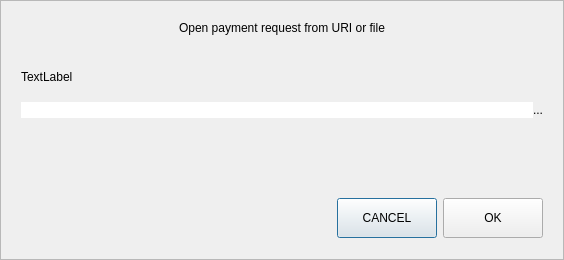
<?xml version="1.0" encoding="UTF-8"?>
<ui version="4.0">
 <class>OpenURIDialog</class>
 <widget class="QDialog" name="OpenURIDialog">
  <property name="geometry">
   <rect>
    <x>0</x>
    <y>0</y>
    <width>564</width>
    <height>260</height>
   </rect>
  </property>
  <property name="windowTitle">
   <string>Open URI</string>
  </property>
  <layout class="QVBoxLayout" name="verticalLayout">
   <property name="spacing">
    <number>0</number>
   </property>
   <property name="leftMargin">
    <number>0</number>
   </property>
   <property name="topMargin">
    <number>0</number>
   </property>
   <property name="rightMargin">
    <number>0</number>
   </property>
   <property name="bottomMargin">
    <number>0</number>
   </property>
   <item>
    <widget class="QFrame" name="frame">
     <property name="frameShape">
      <enum>QFrame::StyledPanel</enum>
     </property>
     <property name="frameShadow">
      <enum>QFrame::Raised</enum>
     </property>
     <layout class="QVBoxLayout" name="verticalLayout_2">
      <property name="spacing">
       <number>5</number>
      </property>
      <property name="leftMargin">
       <number>20</number>
      </property>
      <property name="topMargin">
       <number>20</number>
      </property>
      <property name="rightMargin">
       <number>20</number>
      </property>
      <property name="bottomMargin">
       <number>16</number>
      </property>
      <item>
       <widget class="QLabel" name="labelTitle">
        <property name="text">
         <string>Open payment request from URI or file</string>
        </property>
        <property name="alignment">
         <set>Qt::AlignCenter</set>
        </property>
       </widget>
      </item>
      <item>
       <spacer name="verticalSpacer_2">
        <property name="orientation">
         <enum>Qt::Vertical</enum>
        </property>
        <property name="sizeType">
         <enum>QSizePolicy::Fixed</enum>
        </property>
        <property name="sizeHint" stdset="0">
         <size>
          <width>20</width>
          <height>30</height>
         </size>
        </property>
       </spacer>
      </item>
      <item>
       <widget class="QLabel" name="labelSubtitle">
        <property name="text">
         <string>TextLabel</string>
        </property>
       </widget>
      </item>
      <item>
       <layout class="QHBoxLayout" name="horizontalLayout">
        <property name="spacing">
         <number>0</number>
        </property>
        <item>
         <widget class="QValidatedLineEdit" name="uriEdit">
          <property name="styleSheet">
           <string notr="true">#uriEdit{
	border-top-right-radius:0px;
	border-bottom-right-radius:0px;
}</string>
          </property>
         </widget>
        </item>
        <item>
         <widget class="QPushButton" name="selectFileButton">
          <property name="minimumSize">
           <size>
            <width>0</width>
            <height>42</height>
           </size>
          </property>
          <property name="toolTip">
           <string>Select payment request file</string>
          </property>
          <property name="styleSheet">
           <string notr="true">#selectFileButton{
	border-top-left-radius:0px;
	border-bottom-left-radius:0px;
}</string>
          </property>
          <property name="text">
           <string notr="true">...</string>
          </property>
          <property name="autoDefault">
           <bool>false</bool>
          </property>
         </widget>
        </item>
       </layout>
      </item>
      <item>
       <spacer name="verticalSpacer">
        <property name="orientation">
         <enum>Qt::Vertical</enum>
        </property>
        <property name="sizeHint" stdset="0">
         <size>
          <width>20</width>
          <height>40</height>
         </size>
        </property>
       </spacer>
      </item>
      <item>
       <widget class="QWidget" name="widget" native="true">
        <property name="minimumSize">
         <size>
          <width>0</width>
          <height>50</height>
         </size>
        </property>
        <layout class="QHBoxLayout" name="horizontalLayout_2">
         <property name="leftMargin">
          <number>0</number>
         </property>
         <property name="topMargin">
          <number>0</number>
         </property>
         <property name="rightMargin">
          <number>0</number>
         </property>
         <property name="bottomMargin">
          <number>0</number>
         </property>
         <item>
          <spacer name="horizontalSpacer">
           <property name="orientation">
            <enum>Qt::Horizontal</enum>
           </property>
           <property name="sizeHint" stdset="0">
            <size>
             <width>289</width>
             <height>20</height>
            </size>
           </property>
          </spacer>
         </item>
         <item>
          <widget class="QPushButton" name="pushButtonCancel">
           <property name="minimumSize">
            <size>
             <width>100</width>
             <height>40</height>
            </size>
           </property>
           <property name="text">
            <string>CANCEL</string>
           </property>
          </widget>
         </item>
         <item>
          <widget class="QPushButton" name="pushButtonOK">
           <property name="minimumSize">
            <size>
             <width>100</width>
             <height>40</height>
            </size>
           </property>
           <property name="text">
            <string>OK</string>
           </property>
          </widget>
         </item>
        </layout>
       </widget>
      </item>
     </layout>
    </widget>
   </item>
  </layout>
 </widget>
 <customwidgets>
  <customwidget>
   <class>QValidatedLineEdit</class>
   <extends>QLineEdit</extends>
   <header>qvalidatedlineedit.h</header>
  </customwidget>
 </customwidgets>
 <resources/>
 <connections/>
</ui>
